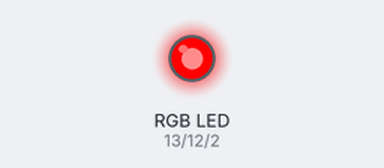
The sketch below on a simulated Arduino Uno, built with avr-gcc and run on an emulated ATmega328P. On the bench: an RGB LED mixed from three pins (HIGH = lit). What the sketch prints to the serial monitor is not drawn.

Above: at 0.3 s.
At 3.9 s:
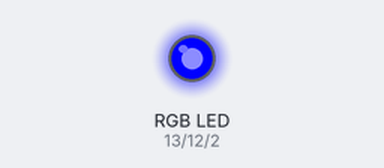
Timing chart, 0 to 6.1 s (numbered marks = the images above):
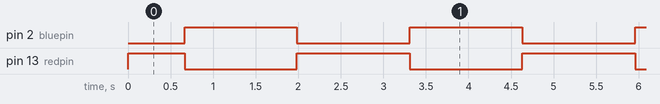

The sketch:

Led_RGB_M_dulo_KY-016.ino
```cpp
int redpin = 13; // select the pin for the red LED
int bluepin =2; // select the pin for the  blue LED
int greenpin =12; // select the pin for the green LED
int val;
void setup() {
  pinMode(redpin, OUTPUT);
  pinMode(bluepin, OUTPUT);
  pinMode(greenpin, OUTPUT);
  Serial.begin(9600);
}
void loop() {
  for(val = 255; val > 0; val--)
  {
    analogWrite(13, val);
    analogWrite(2, 255 - val);
    analogWrite(12, 128 - val);
    Serial.println(val, DEC);
    delay(5);
  }
  for(val = 0; val < 255; val++)
  {
    analogWrite(13, val);
    analogWrite(2, 255 - val);
    analogWrite(12, 128 - val);

    Serial.println(val, DEC);
    delay(5);
  }
} 
```

Measured:
- by itself, pin 2 (bluepin): alternates HIGH for 1.3 s and LOW for 1.3 s
- by itself, pin 13 (redpin): repeats every 2.6 s: LOW 1.3 s, HIGH 1.3 s
- by itself, everything shown: repeats every 2.6 s, in 4 steps
